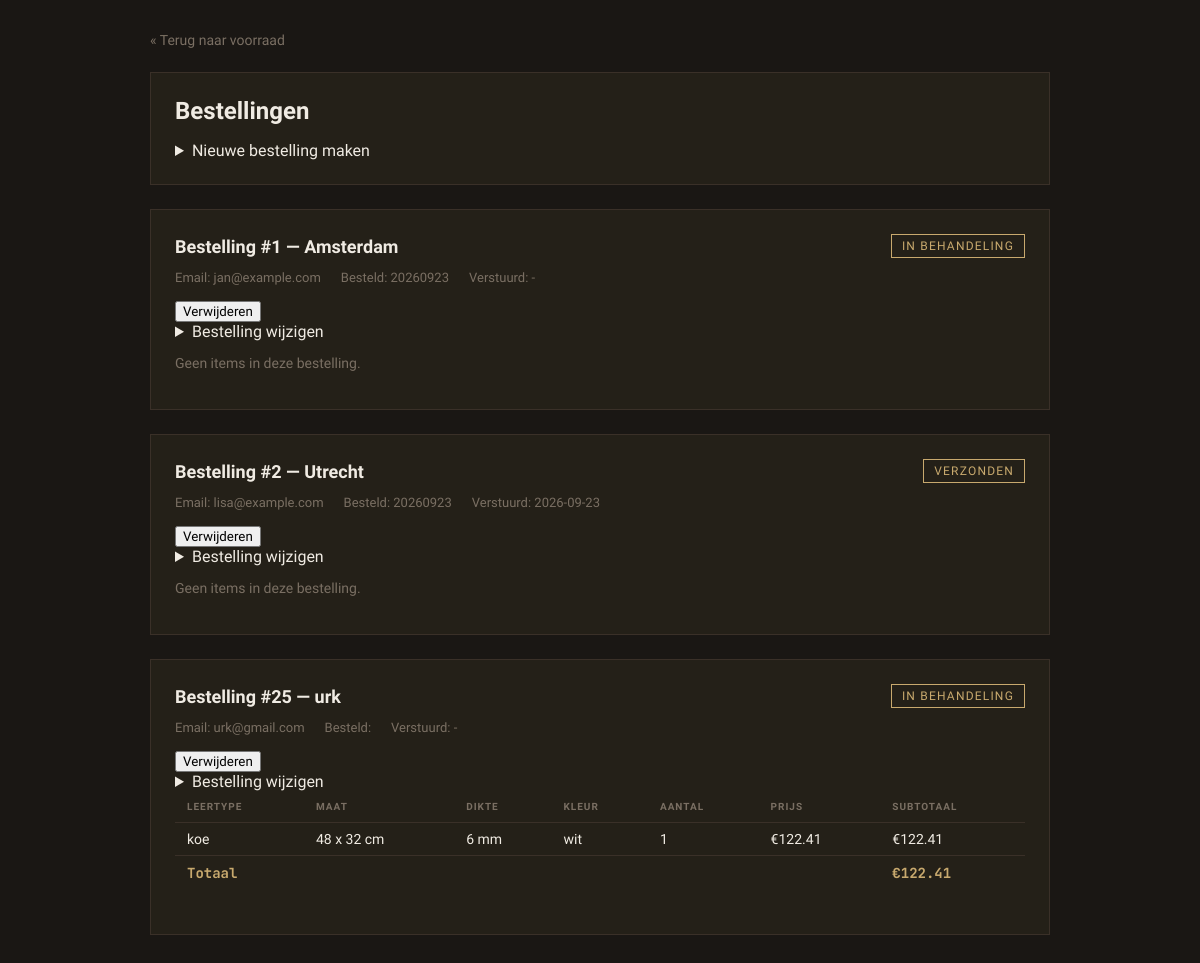
/orders.php (signed in), run on the app's committed database.
### tables this page shows
CREATE TABLE `bestellingen` (
  `ID` int(11) NOT NULL,
  `locatie` varchar(255) NOT NULL,
  `email` varchar(255) NOT NULL,
  `status` varchar(255) NOT NULL,
  `besteldatum` int(11) DEFAULT NULL,
  `verstuurdatum` date DEFAULT NULL
);

CREATE TABLE `voorraad` (
  `ID` int(11) NOT NULL,
  `leertype` varchar(255) NOT NULL,
  `dikteMM` int(11) NOT NULL,
  `lengteCM` int(11) NOT NULL,
  `breedteCM` int(11) NOT NULL,
  `gewichtG` float(11,1) NOT NULL,
  `kleur` varchar(255) NOT NULL,
  `prijs` float(11,2) NOT NULL,
  `status` varchar(50) NOT NULL DEFAULT 'beschikbaar',
  `ontvangst_ID` int(11) NOT NULL,
  `bestelling_ID` int(11) NOT NULL
);

### orders.php (the view, shortened to what this page needs)
<?php
    $conn = require_once "partials/dbconnection.php";
    $bestellingenStmt = $conn->prepare("SELECT ID, locatie, email, status, besteldatum, verstuurdatum FROM bestellingen ORDER BY besteldatum DESC");
    $bestellingenStmt->execute();
    $bestellingen = $bestellingenStmt->get_result()->fetch_all(MYSQLI_ASSOC);
    $itemsStmt = $conn->prepare("
SELECT v.bestelling_ID AS bestellingen_ID, 1 AS aantal, v.prijs,
           v.leertype, v.kleur, v.dikteMM, v.lengteCM, v.breedteCM
        FROM voorraad v
     WHERE v.bestelling_ID != 0
    ORDER BY v.bestelling_ID
    ");
    $itemsStmt->execute();
    $alleItems = $itemsStmt->get_result()->fetch_all(MYSQLI_ASSOC);
    $itemsPerBestelling = [];
    foreach ($alleItems as $item) {
        $itemsPerBestelling[$item['bestellingen_ID']][] = $item;
    }
?>
<!DOCTYPE html>
<html lang="nl">
<head>
    <link rel="stylesheet" type="text/css" href="css/style.css">
</head>
<body class="subpage">
    <div class="pagina-wrapper">
        <a class="terug-link" href="vooraad_beheer.php">&laquo; Terug naar voorraad</a>
        <div class="pagina-kaart invoer-kaart">
            <h1>Bestellingen</h1>
            <details class="nieuwe-order">
                <summary>Nieuwe bestelling maken</summary>
            </details>
        </div>
        <?php foreach ($bestellingen as $bestelling): ?>
            <?php
                $items = $itemsPerBestelling[$bestelling['ID']] ?? [];
                $totaal = 0;
                foreach ($items as $item) {
                    $totaal += $item['aantal'] * $item['prijs'];
                }
            ?>
            <div class="pagina-kaart order-kaart">
                <div class="order-kop">
                    <h2>Bestelling #<?php echo (int) $bestelling['ID']; ?> &mdash; <?php echo htmlspecialchars($bestelling['locatie']); ?></h2>
                    <span class="order-status"><?php echo htmlspecialchars($bestelling['status']); ?></span>
                </div>
                <div class="order-meta">
                    <span>Email: <?php echo htmlspecialchars($bestelling['email']); ?></span>
                    <span>Besteld: <?php echo htmlspecialchars($bestelling['besteldatum']); ?></span>
                    <span>Verstuurd: <?php echo $bestelling['verstuurdatum'] ? htmlspecialchars($bestelling['verstuurdatum']) : '-'; ?></span>
                </div>
                <form method="POST" onsubmit="return confirm('Weet je het zeker?');">
                    <button type="submit">Verwijderen</button>
                </form>
                <details>
                    <summary>Bestelling wijzigen</summary>
                </details>
                <?php if (empty($items)): ?>
                    <p class="geen-data">Geen items in deze bestelling.</p>
                <?php else: ?>
                    <div class="tabel-scroll">
                        <table class="order-items">
                            <thead>
                                <tr>
                                    <th>Leertype</th>
                                    <th>Maat</th>
                                    <th>Dikte</th>
                                    <th>Kleur</th>
                                    <th>Aantal</th>
                                    <th>Prijs</th>
                                    <th>Subtotaal</th>
                                </tr>
                            </thead>
                            <tbody>
                                <?php foreach ($items as $item): ?>
                                    <tr>
                                        <td><?php echo htmlspecialchars($item['leertype']); ?></td>
                                        <td><?php echo htmlspecialchars($item['lengteCM']); ?> x <?php echo htmlspecialchars($item['breedteCM']); ?> cm</td>
                                        <td><?php echo htmlspecialchars($item['dikteMM']); ?> mm</td>
                                        <td><?php echo htmlspecialchars($item['kleur']); ?></td>
                                        <td><?php echo (int) $item['aantal']; ?></td>
                                        <td>&euro;<?php echo number_format((float) $item['prijs'], 2); ?></td>
                                        <td>&euro;<?php echo number_format($item['aantal'] * $item['prijs'], 2); ?></td>
                                    </tr>
                                <?php endforeach; ?>
                            </tbody>
                            <tfoot>
                                <tr>
                                    <td colspan="6">Totaal</td>
                                    <td>&euro;<?php echo number_format($totaal, 2); ?></td>
                                </tr>
                            </tfoot>
                        </table>
                    </div>
                <?php endif; ?>
            </div>
        <?php endforeach; ?>
    </div>
</body>
</html>

### css/style.css (style rules this page uses)
:root { --color-background: #1a1714; --color-text: #f0ebe3; --color-card: #242018; --color-accent: #c8a96e; --color-accent-text: #1a1714; --color-input-background: #2e2820; --color-text-muted: #7a6f63; --color-border: #3a3028; --color-success: #4ade80; --color-danger: #f87171; --font-mono: 'JetBrains Mono', monospace; --font-sans: 'Work Sans', sans-serif; }
* { box-sizing: border-box; }
html, body { min-height: 100%; }
body { margin: 0; font-family: var(--font-sans); background-color: var(--color-background); color: var(--color-text); scrollbar-width: thin; scrollbar-color: var(--color-border) transparent; }
h1 { font-size: 1.5rem; font-weight: 600; margin: 0 0 16px; }
h2 { font-size: 1.125rem; font-weight: 600; margin: 0; }
a { color: var(--color-accent); }
button { font-family: var(--font-sans); }
body.subpage { padding: 32px; }
.pagina-wrapper { max-width: 900px; margin: 0 auto; display: flex; flex-direction: column; gap: 24px; }
.terug-link { font-size: 0.875rem; color: var(--color-text-muted); text-decoration: none; }
.pagina-kaart { background: var(--color-card); border: 1px solid var(--color-border); padding: 24px; }
.geen-data { color: var(--color-text-muted); font-size: 0.875rem; }
.tabel-scroll { overflow-x: auto; margin-bottom: 20px; }
table { width: 100%; border-collapse: collapse; font-size: 0.875rem; }
th { text-align: left; padding: 10px 12px; font-size: 0.625rem; text-transform: uppercase; letter-spacing: 0.1em; color: var(--color-text-muted); border-bottom: 1px solid var(--color-border); white-space: nowrap; }
td { padding: 8px 12px; border-bottom: 1px solid var(--color-border); vertical-align: middle; }
.order-kop { display: flex; align-items: center; justify-content: space-between; flex-wrap: wrap; gap: 12px; margin-bottom: 12px; }
.order-status { font-size: 0.75rem; text-transform: uppercase; letter-spacing: 0.1em; padding: 4px 10px; border: 1px solid var(--color-accent); color: var(--color-accent); }
.order-meta { display: flex; gap: 20px; flex-wrap: wrap; font-size: 0.8125rem; color: var(--color-text-muted); margin-bottom: 16px; }
.order-items tfoot td { font-weight: 700; font-family: var(--font-mono); border-bottom: none; border-top: 1px solid var(--color-border); color: var(--color-accent); }

### data on the page
bestellingen: ID "1", locatie "Amsterdam", status "IN BEHANDELING", email "jan@example.com", besteldatum "20260923", shows "Geen items in deze bestelling."
bestellingen: ID "2", locatie "Utrecht", status "VERZONDEN", email "lisa@example.com", besteldatum "20260923", verstuurdatum "2026-09-23", shows "Geen items in deze bestelling."
bestellingen: ID "25", locatie "urk", status "IN BEHANDELING", email "urk@gmail.com", totaal "122.41"
voorraad: leertype "koe", lengteCM "48", breedteCM "32", dikteMM "6", kleur "wit", aantal "1", prijs "122.41", $item['aantal']*$item['prijs'] "122.41"
